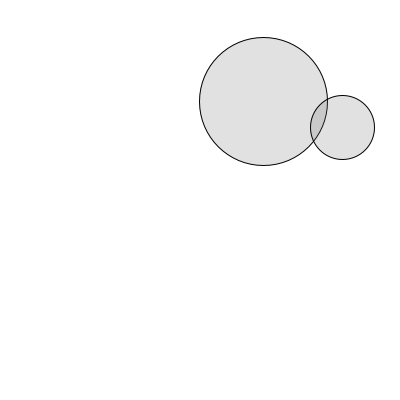
Frame 1 (no input)
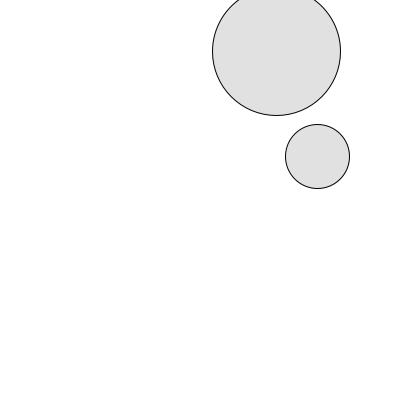
Frame 60 (the mouse pressed at the canvas centre just before this capture)
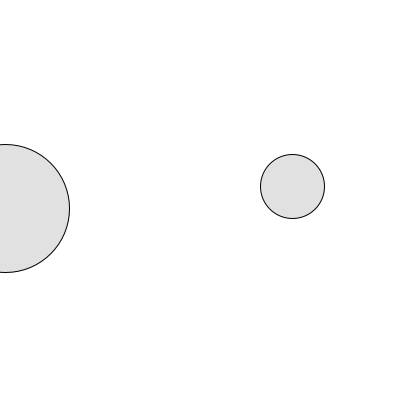
Frame 120 (the mouse held since frame 60 and released just before this capture)

The Processing sketch that drew these frames (run headless with seeded random() and noise(); from frame 60 on, the mouse is pressed at the canvas centre):

// Processing sketch: BouncingBalls_ArrayList
// ── BouncingBalls_ArrayList.pde
ArrayList <Ball> b1 = new ArrayList<Ball>();

void setup() {
  size(400,400);
  smooth();
  
  // Initialize balls
  b1.add(new Ball(64));
  b1.add(new Ball(32));
}

void draw() {
  background(255);
  // Move and display balls
  b1.get(0).move();
  b1.get(1).move();
  

  
  b1.get(0).display();
  b1.get(1).display();
}

class Ball {
  
  float r; // radius
  float x,y;
  float xspeed,yspeed;
  color c = color(100,50);
  
  // Constructor
  Ball(float tempR) {
    fill(c);
    r = tempR;
    x = random(width);
    y = random(height);
    xspeed = random( -5,5);
    yspeed = random( -5,5);
  }
  
  void move() {
    x += xspeed; // Increment x
    y += yspeed; // Increment y
    
    // Check horizontal edges
    if (x > width || x < 0) {
      xspeed *= - 1;
    }
    
    // Check vertical edges
    if (y > height || y < 0) {
      yspeed *= - 1;
    }
  }
  
  // Whenever the balls are touching, this highlight() function is called 
  // and the color is darkened.
  void highlight() { 
    xspeed *= -1.02;
    yspeed *= 1.02;
  }
  
  // Draw the ball
  void display() {
    stroke(0);
    fill(c);
    ellipse(x,y,r*2,r*2);
     // After the ball is displayed, the color is reset back to a darker gray.
    c = color(100,50);
  }
  
  // A function that returns true or false based on whether two circles intersect
  // If distance is less than the sum of radii the circles touch
  boolean intersect(Ball b) {
    
    // Objects can be passed into functions as arguments too! 
    float distance = dist(x,y,b.x,b.y); // Calculate distance
    
    // Compare distance to sum of radii
    if (distance < r + b.r) {
      return true;
    } else {
      return false;
    }
  }
}
